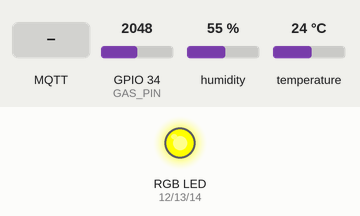
Recording of a sketch running on a simulated ESP32. Parts: an RGB LED mixed from three pins (HIGH = lit). Inputs (shaded band) come from the test bench; at power-on: GPIO 34 (GAS_PIN) = 2048, humidity 55 %, temperature 24 °C. WiFi joins after 1.5 s; servers stay silent unless stated; no MQTT or app messages arrive unless stated; what the sketch prints to the serial monitor is not drawn.

Above: at 2.7 s.
2.8 s: GPIO 34 (GAS_PIN) set to 1408
5.2 s: GPIO 34 (GAS_PIN) set to 1338
At 7.2 s:
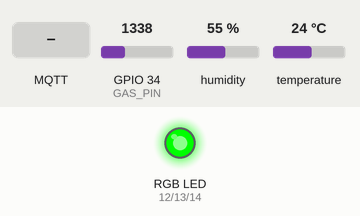
7.5 s: MQTT message "vermelho" arrives on the first subscribed topic
At 7.9 s:
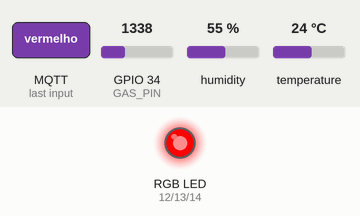
11.0 s: GPIO 34 (GAS_PIN) set to 2047
At 13.1 s:
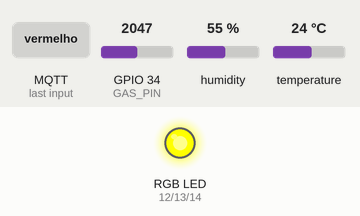
13.5 s: GPIO 34 (GAS_PIN) set to 1228
At 14.8 s:
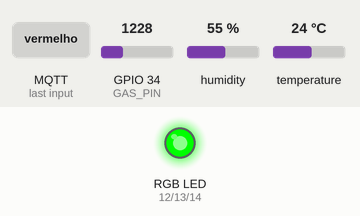
Timing chart, 0 to 16.5 s (numbered marks = the images above; inputs shaded):
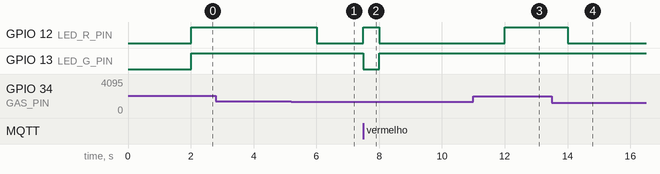

Measured:
- the behaviour switches between 1365 and 1364 on GPIO 34 (GAS_PIN) (found by bisection; images 0 and 1)
- after the input at 2.8 s, every drawn part: stays the same
- after the input at 5.2 s, GPIO 12 (LED_R_PIN): HIGH → LOW after 0.81 s
- after the input at 7.5 s, GPIO 12 (LED_R_PIN): LOW → HIGH at once, → LOW 0.50 s later; GPIO 13 (LED_G_PIN): HIGH → LOW at once, → HIGH 0.50 s later
- after the input at 11.0 s, GPIO 12 (LED_R_PIN): LOW → HIGH after 1.0 s
- after the input at 13.5 s, GPIO 12 (LED_R_PIN): HIGH → LOW after 0.51 s

The sketch:

smart_aires.ino
```cpp
#include <WiFi.h>
#include <PubSubClient.h>
#include "DHT.h"

// ====== CONFIG WI-FI / MQTT ======
const char* WIFI_SSID     = "Wokwi-GUEST";  // se testar em casa, troque pelo seu
const char* WIFI_PASSWORD = "";             // senha do seu Wi-Fi (no Wokwi-GUEST é vazia)

const char* MQTT_BROKER   = "broker.hivemq.com";
const int   MQTT_PORT     = 1883;
const char* MQTT_CLIENT_ID = "smart-aires-esp32-demo";
const char* MQTT_TOPIC_DATA = "smartaires/ambiente";
const char* MQTT_TOPIC_CMD  = "smartaires/cmd/led";

// ====== PINOS ======
#define DHTPIN   2     // pino 2 (lado direito da placa)
#define DHTTYPE  DHT22

const int GAS_PIN  = 34;   // MQ-2 AO -> 34
const int LED_R_PIN = 12;  // RGB R
const int LED_G_PIN = 13;  // RGB G
const int LED_B_PIN = 14;  // RGB B

DHT dht(DHTPIN, DHTTYPE);
WiFiClient espClient;
PubSubClient client(espClient);

String statusQualidade = "Boa";

// ====== FUNÇÕES AUXILIARES ======
void setLedColor(bool r, bool g, bool b) {
  digitalWrite(LED_R_PIN, r ? HIGH : LOW);
  digitalWrite(LED_G_PIN, g ? HIGH : LOW);
  digitalWrite(LED_B_PIN, b ? HIGH : LOW);
}

void atualizaLedPorQualidade(float mqPPM) {
  if (mqPPM < 200) {
    statusQualidade = "Boa";
    setLedColor(false, true, false);   // verde
  } else if (mqPPM < 500) {
    statusQualidade = "Moderada";
    setLedColor(true, true, false);    // amarelo
  } else {
    statusQualidade = "Ruim";
    setLedColor(true, false, false);   // vermelho
  }
}

void mqttCallback(char* topic, byte* payload, unsigned int length) {
  Serial.print("Mensagem recebida em [");
  Serial.print(topic);
  Serial.print("]: ");

  String msg;
  for (unsigned int i = 0; i < length; i++) {
    msg += (char)payload[i];
  }
  Serial.println(msg);

  // Comandos para LED no tópico smartaires/cmd/led
  if (String(topic) == MQTT_TOPIC_CMD) {
    if (msg == "verde")      setLedColor(false, true, false);
    else if (msg == "amarelo") setLedColor(true, true, false);
    else if (msg == "vermelho") setLedColor(true, false, false);
    else if (msg == "off")     setLedColor(false, false, false);
  }
}

void conectaWiFi() {
  Serial.print("Conectando-se a ");
  Serial.println(WIFI_SSID);
  WiFi.begin(WIFI_SSID, WIFI_PASSWORD);

  while (WiFi.status() != WL_CONNECTED) {
    delay(500);
    Serial.print(".");
  }
  Serial.println("\nWiFi conectado!");
  Serial.print("IP: ");
  Serial.println(WiFi.localIP());
}

void reconnectMqtt() {
  while (!client.connected()) {
    Serial.print("Conectando ao broker MQTT...");
    if (client.connect(MQTT_CLIENT_ID)) {
      Serial.println("conectado!");
      client.subscribe(MQTT_TOPIC_CMD);
    } else {
      Serial.print("falhou (rc=");
      Serial.print(client.state());
      Serial.println("). Tentando de novo em 5s...");
      delay(5000);
    }
  }
}

// ====== SETUP / LOOP ======
unsigned long lastMsg = 0;
const long intervaloLeitura = 2000; // 2 segundos

void setup() {
  Serial.begin(115200);
  Serial.println("Iniciando Smart-Aires...");

  pinMode(LED_R_PIN, OUTPUT);
  pinMode(LED_G_PIN, OUTPUT);
  pinMode(LED_B_PIN, OUTPUT);
  setLedColor(false, false, false);

  dht.begin();
  conectaWiFi();

  client.setServer(MQTT_BROKER, MQTT_PORT);
  client.setCallback(mqttCallback);
}

void loop() {
  if (!client.connected()) {
    reconnectMqtt();
  }
  client.loop();

  unsigned long now = millis();
  if (now - lastMsg > intervaloLeitura) {
    lastMsg = now;

    float temperatura = dht.readTemperature();
    float umidade     = dht.readHumidity();

    int gasRaw        = analogRead(GAS_PIN);
    float mqPPM       = map(gasRaw, 0, 4095, 0, 600); // aproximação simples

    if (isnan(temperatura) || isnan(umidade)) {
      Serial.println("Falha na leitura do DHT22");
      return;
    }

    atualizaLedPorQualidade(mqPPM);

    char payload[200];
    snprintf(payload, sizeof(payload),
             "{\"temperatura\": %.2f, \"umidade\": %.2f, \"qualidade_ar\": %.2f, \"status\": \"%s\"}",
             temperatura, umidade, mqPPM, statusQualidade.c_str());

    Serial.print("Publicando em ");
    Serial.print(MQTT_TOPIC_DATA);
    Serial.print(": ");
    Serial.println(payload);

    client.publish(MQTT_TOPIC_DATA, payload);
  }
}
```
